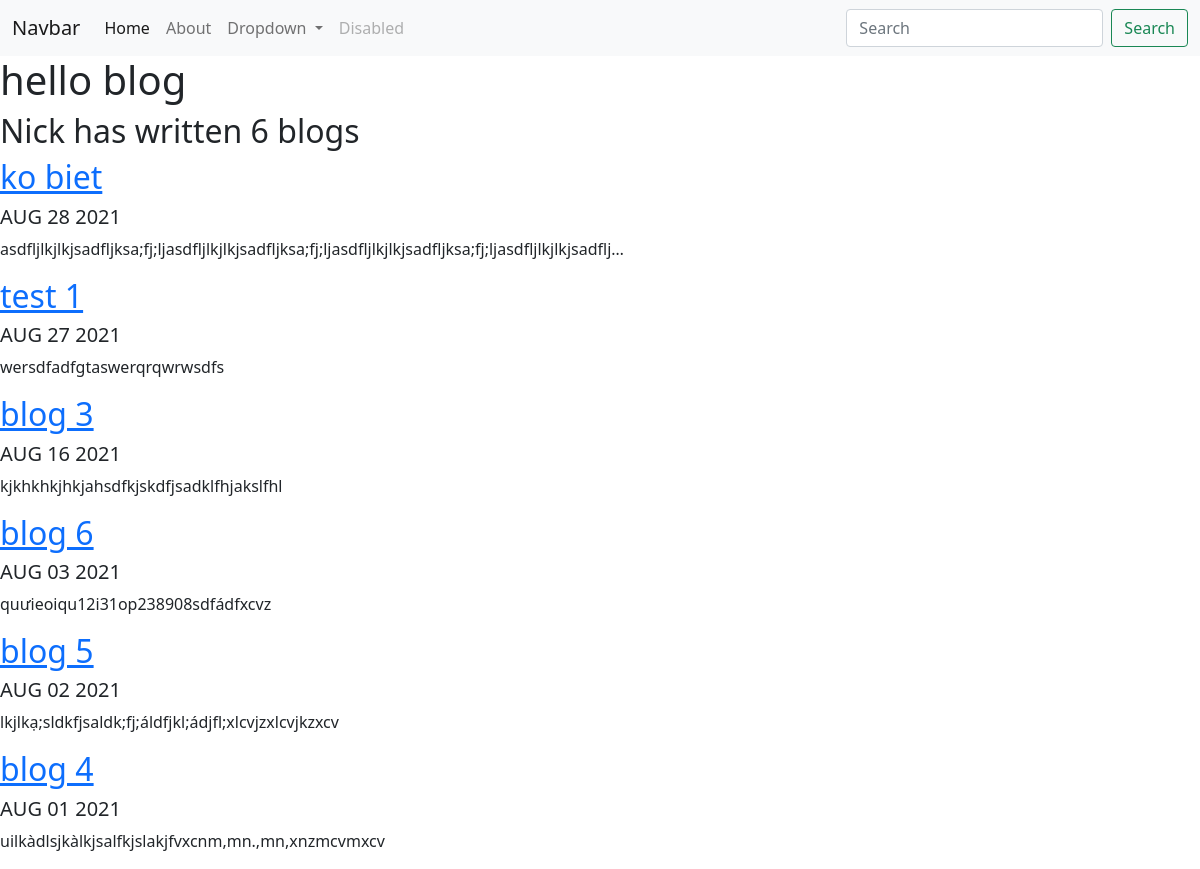
Screenshot of /blog/ with the database file from the repository.
### blog/models.py (models this page shows, shortened)
class Blog(models.Model):
    title = models.CharField(max_length=200)
    description = models.TextField()
    date = models.DateField()

### blog/views.py (the view)
# urls.py: path('',views.all_blogs,name='all_blogs'),
def all_blogs(request):
    blogs = Blog.objects.order_by('-date') #all()
    return render(request,'blog/all_blogs.html',{'blogs':blogs})

### blog/templates/blog/all_blogs.html
{% extends 'portfolio/base.html' %}
{% block content %}
<h1>hello blog</h1>
<h2> Nick has written {{ blogs.count }} blog{{blogs.count|pluralize}}</h2>
{% for blog in blogs %}
<a href="{% url 'blog:detail' blog.id %}"><h2>{{blog.title}}</h2></a>
<h5>{{blog.date|date:'M d Y'|upper}}</h5>
<p>{{blog.description|striptags|truncatechars:100}}</p>
{% endfor %}
{% endblock %}

### rows the page displays
Blog: title "ko biet", date "AUG 28 2021", description "asdfljlkjlkjsadfljksa;fj;ljasdfljlkjlkjsadfljksa;fj;ljasdfljlkjlkjsadfljksa;fj;ljasdfljlkjlkjsadflj…"
Blog: title "test 1", date "AUG 27 2021", description "wersdfadfgtaswerqrqwrwsdfs"
Blog: title "blog 3", date "AUG 16 2021", description "kjkhkhkjhkjahsdfkjskdfjsadklfhjakslfhl"
Blog: title "blog 6", date "AUG 03 2021", description "quưieoiqu12i31op238908sdfádfxcvz"
Blog: title "blog 5", date "AUG 02 2021", description "lkjlkạ;sldkfjsaldk;fj;áldfjkl;ádjfl;xlcvjzxlcvjkzxcv"
Blog: title "blog 4", date "AUG 01 2021", description "uilkàdlsjkàlkjsalfkjslakjfvxcnm,mn.,mn,xnzmcvmxcv"

### other values shown
{{ blogs.count }} "6"
